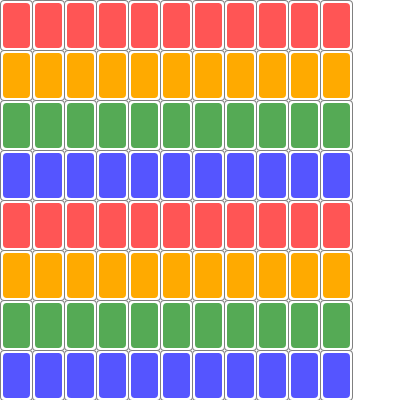
Frame 1 (no input)
Frame 60 (the mouse pressed at the canvas centre just before this capture): identical to frame 1, image omitted
Frame 120 (the mouse held since frame 60 and released just before this capture): identical to frame 1, image omitted

The Processing sketch that drew this single still picture (run headless with seeded random() and noise(); from frame 60 on, the mouse is pressed at the canvas centre):

// Processing sketch: week04_3
// ── week04_3.pde
void setup(){
  size(400,400);
}
int [][] card = new int[8][11];
color [] C = {#FF5555,#FFAA00,#55AA55,#5555FF};
void draw(){
  background(255);
  for(int i=0;i<8;i++){
    for(int j=0;j<11;j++){
      drawCard(j*32,i*50,C[i%4]);
    }
  }
} 
void drawCard(int x,int y,color c){
  stroke(128);
  fill(255);
  rect(x,y,32,50,4);
  noStroke();
  fill(c);
  rect(x+3,y+3,32-5,50-5,4);
}
